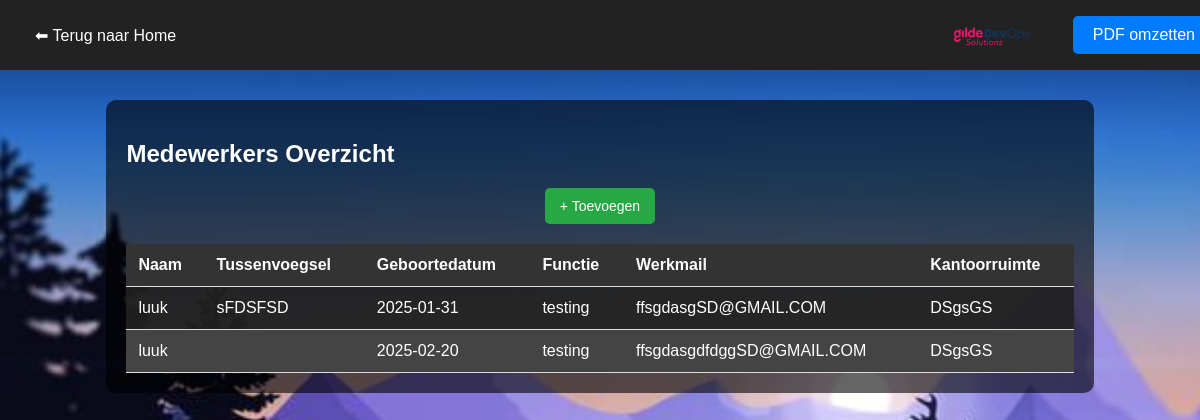
The app's page /medewerkersinfo.php, older data.
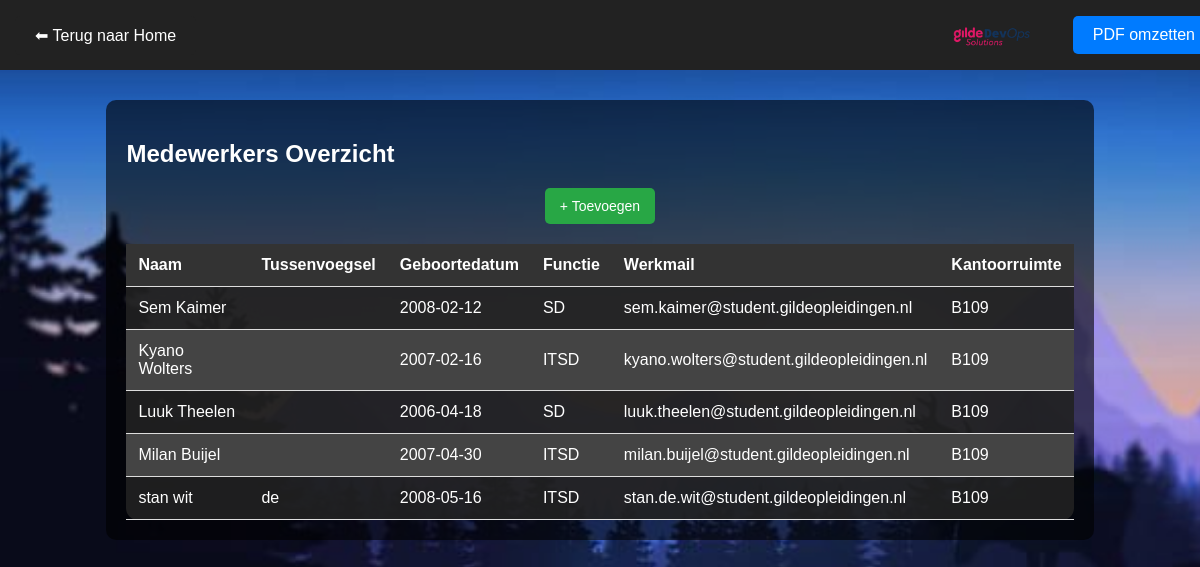
The same page, newer data.
### tables this page shows
CREATE TABLE IF NOT EXISTS `medewerkers` (
  `id` int NOT NULL AUTO_INCREMENT,
  `naam` varchar(100) NOT NULL,
  `tussenvoegsel` varchar(50) DEFAULT NULL,
  `geboortedatum` date NOT NULL,
  `functie` varchar(100) NOT NULL,
  `werkmail` varchar(100) NOT NULL,
  `kantoorruimte` varchar(50) NOT NULL,
  `datum_ingediend` timestamp NULL DEFAULT CURRENT_TIMESTAMP,
  PRIMARY KEY (`id`),
  UNIQUE KEY `werkmail` (`werkmail`)
);

### medewerkersinfo.php (the view, shortened to what this page needs)
<?php
require 'config.php';
$conn = new mysqli($servername, $username, $password, $dbname);
$sql = "SELECT id, naam, tussenvoegsel, geboortedatum, functie, werkmail, kantoorruimte FROM medewerkers";
$result = $conn->query($sql);
?>
<!DOCTYPE html>
<html lang="nl">
<head>
</head>
<body>
<div class="navbar">
    <a href="index.html">⬅ Terug naar Home</a>
    <img src="images/devopslogo.png" alt="Logo">
    <button class="pdf-button" onclick="window.print()">PDF omzetten</button>
</div>
<div class="container">
    <h2>Medewerkers Overzicht</h2>
    <div class="table-container">
        <a href="medewerkers.html" class="add-button">+ Toevoegen</a>
    </div>
    <?php if (isset($result) && $result->num_rows > 0): ?>
        <table>
            <thead>
                <tr>
                    <th>Naam</th>
                    <th>Tussenvoegsel</th>
                    <th>Geboortedatum</th>
                    <th>Functie</th>
                    <th>Werkmail</th>
                    <th>Kantoorruimte</th>
                </tr>
            </thead>
            <tbody>
                <?php while($row = $result->fetch_assoc()): ?>
                    <tr>
                        <td><?= htmlspecialchars($row["naam"]) ?></td>
                        <td><?= htmlspecialchars($row["tussenvoegsel"]) ?></td>
                        <td><?= htmlspecialchars($row["geboortedatum"]) ?></td>
                        <td><?= htmlspecialchars($row["functie"]) ?></td>
                        <td><?= htmlspecialchars($row["werkmail"]) ?></td>
                        <td><?= htmlspecialchars($row["kantoorruimte"]) ?></td>
                    </tr>
                <?php endwhile; ?>
            </tbody>
        </table>
    <?php else: ?>
        <p>Geen medewerkers gevonden.</p>
    <?php endif; ?>
</div>
</body>
</html>

### medewerkersinfo.php (style rules this page uses)
body { background: url('images/Simple chill wallpaper 1920 x 1080 - Wallpaper.jpg') no-repeat center center fixed; background-size: cover; font-family: Arial, sans-serif; color: white; }
.navbar { width: 100%; background: #222; padding: 15px; position: fixed; top: 0; left: 0; display: flex; justify-content: space-between; align-items: center; z-index: 1000; }
.navbar a { color: white; text-decoration: none; padding: 10px 20px; font-size: 16px; border-radius: 5px; background: #222; cursor: pointer; }
.navbar img { height: 40px; width: auto; margin-left: auto; }
.pdf-button { background-color: #007bff; color: white; padding: 10px 20px; font-size: 16px; border-radius: 5px; border: none; cursor: pointer; }
.container { width: 80%; margin: 100px auto 20px; padding: 20px; background-color: rgba(0, 0, 0, 0.6); border-radius: 10px; }
.table-container { display: flex; justify-content: center; margin-bottom: 20px; }
.add-button { background-color: #28a745; color: white; padding: 10px 15px; font-size: 14px; border: none; border-radius: 5px; cursor: pointer; text-decoration: none; }
table { width: 100%; border-collapse: collapse; background: rgba(34, 34, 34, 0.9); color: white; padding: 20px; border-radius: 12px; }
th, td { padding: 12px; text-align: left; border-bottom: 1px solid #ddd; }
th { background-color: #333; }
tr:nth-child(even) { background-color: #444; }

Row changes from the older to the newer data that the page shows:
removed medewerkers: naam "luuk", tussenvoegsel "sFDSFSD", geboortedatum "2025-01-31", functie "testing", werkmail "ffsgdasgSD@GMAIL.COM", kantoorruimte "DSgsGS"
removed medewerkers: naam "luuk", geboortedatum "2025-02-20", functie "testing", werkmail "ffsgdasgdfdggSD@GMAIL.COM", kantoorruimte "DSgsGS"
added medewerkers: naam "Sem Kaimer", geboortedatum "2008-02-12", functie "SD", werkmail "sem.kaimer@student.gildeopleidingen.nl", kantoorruimte "B109"
added medewerkers: naam "Kyano Wolters", geboortedatum "2007-02-16", functie "ITSD", werkmail "kyano.wolters@student.gildeopleidingen.nl", kantoorruimte "B109"
added medewerkers: naam "Luuk Theelen", geboortedatum "2006-04-18", functie "SD", werkmail "luuk.theelen@student.gildeopleidingen.nl", kantoorruimte "B109"
added medewerkers: naam "Milan Buijel", geboortedatum "2007-04-30", functie "ITSD", werkmail "milan.buijel@student.gildeopleidingen.nl", kantoorruimte "B109"
added medewerkers: naam "stan wit", tussenvoegsel "de", geboortedatum "2008-05-16", functie "ITSD", werkmail "stan.de.wit@student.gildeopleidingen.nl", kantoorruimte "B109"
